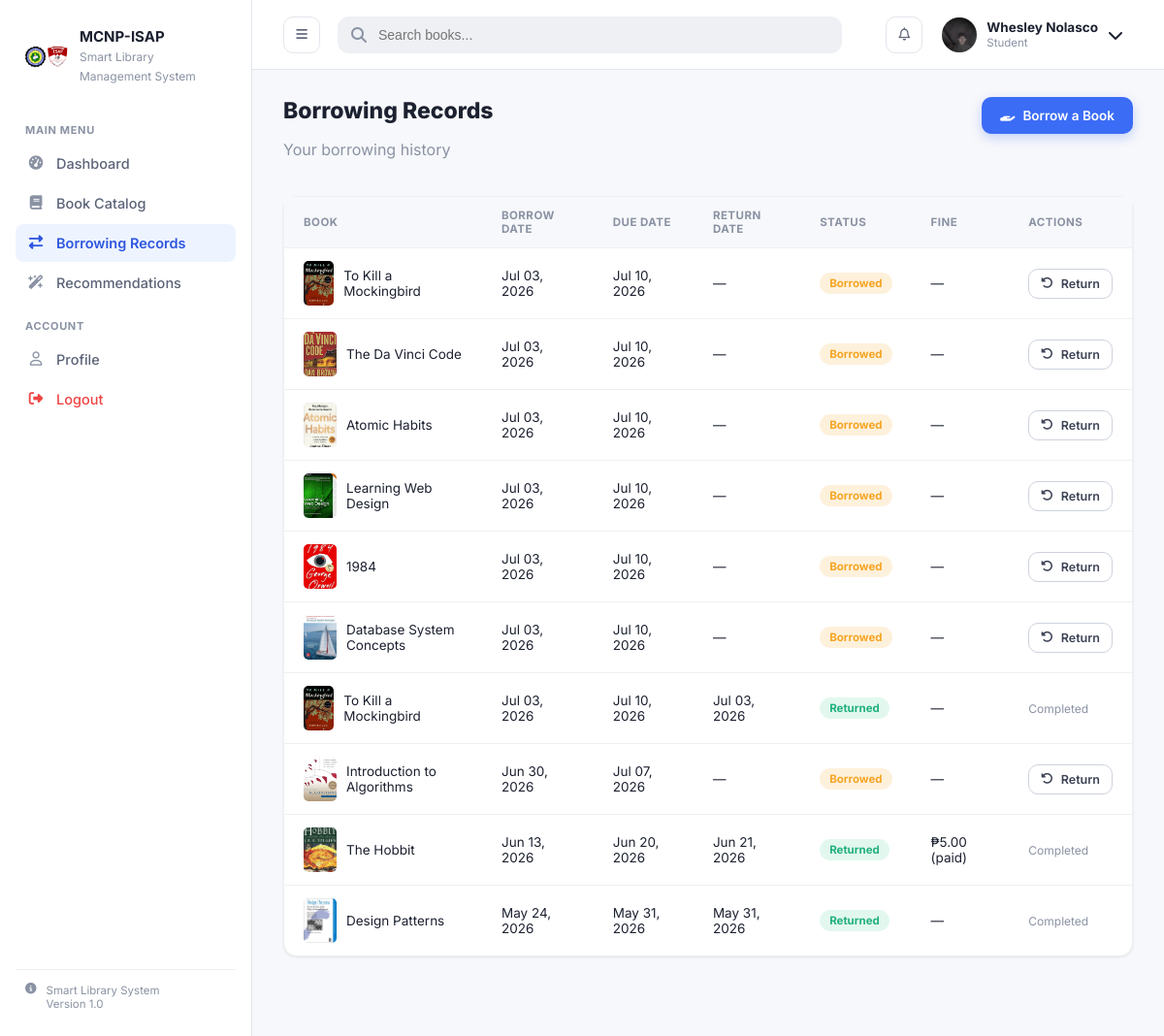
/views/borrowing.php (signed in), run on the app's committed database.
### tables this page shows
CREATE TABLE `borrowing_records` (
  `id` int(10) UNSIGNED NOT NULL,
  `student_id` int(10) UNSIGNED NOT NULL,
  `book_id` int(10) UNSIGNED NOT NULL,
  `borrow_date` date NOT NULL,
  `due_date` date NOT NULL,
  `return_date` date DEFAULT NULL,
  `status` enum('borrowed','returned','overdue') NOT NULL DEFAULT 'borrowed',
  `fine_amount` decimal(8,2) NOT NULL DEFAULT 0.00,
  `fine_status` enum('none','unpaid','paid') NOT NULL DEFAULT 'none',
  `created_at` datetime NOT NULL DEFAULT current_timestamp()
);

CREATE TABLE `books` (
  `id` int(10) UNSIGNED NOT NULL,
  `isbn` varchar(20) DEFAULT NULL,
  `title` varchar(255) NOT NULL,
  `author` varchar(255) NOT NULL,
  `publisher` varchar(255) DEFAULT NULL,
  `category_id` int(10) UNSIGNED DEFAULT NULL,
  `description` text DEFAULT NULL,
  `year_published` smallint(5) UNSIGNED DEFAULT NULL,
  `language` varchar(50) DEFAULT 'English',
  `total_copies` int(10) UNSIGNED NOT NULL DEFAULT 1,
  `available_copies` int(10) UNSIGNED NOT NULL DEFAULT 1,
  `cover_image` varchar(255) DEFAULT NULL,
  `tags` varchar(500) DEFAULT NULL,
  `created_at` datetime NOT NULL DEFAULT current_timestamp(),
  `updated_at` datetime NOT NULL DEFAULT current_timestamp() ON UPDATE current_timestamp()
);

### config/config.php (called while the page is built, shortened)
<?php
spl_autoload_register(function ($class) {
    $file = BASE_PATH . '/classes/' . $class . '.php';
});
require_once BASE_PATH . '/config/Database.php';
require_once BASE_PATH . '/includes/functions.php';

### config/Database.php (called while the page is built, shortened)
<?php
class Database
{
    private static ?Database $instance = null;
    private PDO $conn;
    private function __construct()
    {
        $dsn = 'mysql:host=' . DB_HOST . ';dbname=' . DB_NAME . ';charset=' . DB_CHARSET;
        try {
            $this->conn = new PDO($dsn, DB_USER, DB_PASS, [
                PDO::ATTR_ERRMODE            => PDO::ERRMODE_EXCEPTION,
                PDO::ATTR_DEFAULT_FETCH_MODE => PDO::FETCH_ASSOC,
                PDO::ATTR_EMULATE_PREPARES   => false,
            ]);
        } catch (PDOException $e) {
            die('Database connection failed: ' . htmlspecialchars($e->getMessage()));
        }
    }
    public static function getInstance(): Database
    {
        if (self::$instance === null) {
            self::$instance = new self();
        }
        return self::$instance;
    }
    public function getConnection(): PDO
    {
        return $this->conn;
    }
}

### classes/Student.php (called while the page is built, shortened)
<?php
class Student
{
    private PDO $db;
    public function __construct()
    {
        $this->db = Database::getInstance()->getConnection();
    }
    public function findByUserId(int $userId): ?array
    {
        $stmt = $this->db->prepare(
            'SELECT s.*, u.email, u.name
             FROM students s JOIN users u ON u.id = s.user_id
             WHERE s.user_id = :uid'
        );
        $stmt->execute(['uid' => $userId]);
        $row = $stmt->fetch(PDO::FETCH_ASSOC);
        return $row ?: null;
    }
    public function borrowingHistory(int $studentId): array
    {
        $sql = 'SELECT r.*, b.title, b.author, b.cover_image
                FROM borrowing_records r
                JOIN books b ON b.id = r.book_id
                WHERE r.student_id = :sid
                ORDER BY r.borrow_date DESC';
        $stmt = $this->db->prepare($sql);
        $stmt->execute(['sid' => $studentId]);
        return $stmt->fetchAll(PDO::FETCH_ASSOC);
    }
}

### views/borrowing.php (the view, shortened to what this page needs)
<?php
$db = Database::getInstance();
if (isAdmin()) {
    $records = $db->fetchAll(
        'SELECT r.*, b.title, b.author, b.cover_image, u.name AS student_name, s.student_number
         FROM borrowing_records r
         JOIN books b ON b.id = r.book_id
         JOIN students s ON s.id = r.student_id
         JOIN users u ON u.id = s.user_id
         ORDER BY r.borrow_date DESC LIMIT 100'
    );
    $students = $db->fetchAll('SELECT s.id, u.name, s.student_number FROM students s JOIN users u ON u.id = s.user_id ORDER BY u.name');
} else {
    $studentModel = new Student();
    $me = $studentModel->findByUserId($_SESSION['user_id']);
    $records = $me ? $studentModel->borrowingHistory($me['id']) : [];
}
include __DIR__ . '/../includes/header.php';
?>
<div class="page-head">
  <div>
    <h1>Borrowing Records</h1>
    <p class="muted"><?= isAdmin() ? 'All borrow / return transactions' : 'Your borrowing history' ?></p>
  </div>
  <div class="page-head-actions">
    <button class="btn btn-primary" id="btnOpenBorrow"><i class="fa-solid fa-hand-holding"></i> Borrow a Book</button>
  </div>
</div>
<div class="card">
  <div class="card-body no-pad">
    <table class="data-table">
      <thead>
        <tr>
          <th>Book</th>
          <th>Borrow Date</th>
          <th>Due Date</th>
          <th>Return Date</th>
          <th>Status</th>
          <th>Fine</th>
          <th style="width:110px">Actions</th>
        </tr>
      </thead>
      <tbody>
        <?php foreach ($records as $r): ?>
          <tr data-record-id="<?= $r['id'] ?>">
            <td>
              <div class="table-book">
                <img src="<?= $r['cover_image'] ? UPLOAD_COVER_URL . e($r['cover_image']) : DEFAULT_COVER ?>" alt="">
                <span><?= e($r['title']) ?></span>
              </div>
            </td>
            <td><?= formatDate($r['borrow_date']) ?></td>
            <td><?= formatDate($r['due_date']) ?></td>
            <td><?= formatDate($r['return_date']) ?></td>
            <td><?= statusBadge($r['status']) ?></td>
            <td><?= $r['fine_amount'] > 0 ? '₱' . number_format($r['fine_amount'], 2) . ' (' . e($r['fine_status']) . ')' : '—' ?></td>
            <td>
              <?php if (in_array($r['status'], ['borrowed', 'overdue'], true)): ?>
                <button class="btn btn-sm btn-outline btn-return" data-id="<?= $r['id'] ?>"><i class="fa-solid fa-rotate-left"></i> Return</button>
              <?php else: ?>
                <span class="muted small">Completed</span>
              <?php endif; ?>
            </td>
          </tr>
        <?php endforeach; ?>
      </tbody>
    </table>
  </div>
</div>
<?php include __DIR__ . '/../includes/footer.php'; ?>

### includes/functions.php (shortened to what this page needs)
<?php
function e(?string $str): string
{
    return htmlspecialchars($str ?? '', ENT_QUOTES, 'UTF-8');
}
function isLoggedIn(): bool
{
    return isset($_SESSION['user_id']);
}
function isAdmin(): bool
{
    return isLoggedIn() && $_SESSION['role'] === 'admin';
}
function formatDate(?string $date): string
{
    if (!$date) return '—';
    return date('M d, Y', strtotime($date));
}
function statusBadge(string $status): string
{
    $map = [
        'available' => 'badge-success',
        'borrowed'  => 'badge-warning',
        'returned'  => 'badge-success',
        'overdue'   => 'badge-danger',
        'active'    => 'badge-success',
        'inactive'  => 'badge-gray',
    ];
    $class = $map[strtolower($status)] ?? 'badge-gray';
    return '<span class="badge ' . $class . '">' . e(ucfirst($status)) . '</span>';
}

### assets/css/style.css (style rules this page uses)
:root { --blue-50:#eef4ff; --blue-100:#dbe7ff; --blue-500:#3b6cf6; --blue-600:#2f56e0; --blue-700:#2545b8; --gray-50:#f7f8fb; --gray-100:#eef0f4; --gray-200:#e3e6ec; --gray-300:#cdd2dc; --gray-500:#8a92a3; --gray-600:#5c6478; --gray-700:#3d4457; --gray-900:#1c2130; --green-500:#22b07d; --green-100:#e2f8ee; --orange-500:#f5a524; --orange-100:#fef1dc; --red-500:#ef4444; --red-100:#fde3e3; --teal-500:#14b8a6; --teal-100:#dcfbf6; --purple-500:#8b5cf6; --purple-100:#efe6ff; --radius-sm:8px; --radius-md:14px; --radius-lg:20px; --shadow-sm:0 1px 3px rgba(30,41,59,.06), 0 1px 2px rgba(30,41,59,.04); --shadow-md:0 8px 24px rgba(30,41,59,.08); --shadow-lg:0 20px 45px rgba(30,41,59,.14); --sidebar-w:260px; }
* { box-sizing:border-box; }
html,body { margin:0;padding:0; }
body { font-family:'Inter',system-ui,-apple-system,Segoe UI,Roboto,sans-serif; background:var(--gray-50); color:var(--gray-900); -webkit-font-smoothing:antialiased; }
button { font-family:inherit; }
img { max-width:100%;display:block; }
.page-head { display:flex;align-items:flex-start;justify-content:space-between;gap:16px;margin-bottom:22px;flex-wrap:wrap; }
.page-head h1 { font-size:23px;margin:0 0 4px;font-weight:800; }
.muted { color:var(--gray-500); }
.small { font-size:12px; }
.btn { display:inline-flex;align-items:center;gap:8px;justify-content:center; padding:10px 18px;border-radius:10px;font-size:13.5px;font-weight:600;border:1px solid transparent; cursor:pointer;transition:.15s;white-space:nowrap; }
.btn-primary { background:var(--blue-500);color:#fff;box-shadow:0 4px 12px rgba(59,108,246,.28); }
.btn-outline { background:#fff;color:var(--gray-700);border-color:var(--gray-300); }
.btn-sm { padding:7px 12px;font-size:12.5px; }
.card { background:#fff;border-radius:var(--radius-md);border:1px solid var(--gray-100);box-shadow:var(--shadow-sm);margin-bottom:22px; }
.card-body { padding:20px; }
.card-body.no-pad { padding:0; }
.data-table { width:100%;border-collapse:collapse; }
.data-table th { text-align:left;font-size:11.5px;text-transform:uppercase;letter-spacing:.04em;color:var(--gray-500); padding:12px 20px;border-bottom:1px solid var(--gray-100);background:var(--gray-50); }
.data-table td { padding:13px 20px;border-bottom:1px solid var(--gray-100);font-size:13.5px;vertical-align:middle; }
.data-table tr:last-child td { border-bottom:none; }
.table-book { display:flex;align-items:center;gap:10px; }
.table-book img { width:34px;height:46px;object-fit:cover;border-radius:5px;background:var(--gray-100); }
.badge { display:inline-block;padding:4px 10px;border-radius:999px;font-size:11.5px;font-weight:700; }
.badge-success { background:var(--green-100);color:var(--green-500); }
.badge-warning { background:var(--orange-100);color:var(--orange-500); }

### data on the page
borrowing_records: book.cover_image (picture), book.title "To Kill a Mockingbird", borrow_date "Jul 03, 2026", due_date "Jul 10, 2026", return_date "—", status "Borrowed"
borrowing_records: book.cover_image (picture), book.title "The Da Vinci Code", borrow_date "Jul 03, 2026", due_date "Jul 10, 2026", return_date "—", status "Borrowed"
borrowing_records: book.cover_image (picture), book.title "Atomic Habits", borrow_date "Jul 03, 2026", due_date "Jul 10, 2026", return_date "—", status "Borrowed"
borrowing_records: book.cover_image (picture), book.title "Learning Web Design", borrow_date "Jul 03, 2026", due_date "Jul 10, 2026", return_date "—", status "Borrowed"
borrowing_records: book.cover_image (picture), book.title "1984", borrow_date "Jul 03, 2026", due_date "Jul 10, 2026", return_date "—", status "Borrowed"
borrowing_records: book.cover_image (picture), book.title "Database System Concepts", borrow_date "Jul 03, 2026", due_date "Jul 10, 2026", return_date "—", status "Borrowed"
borrowing_records: book.cover_image (picture), book.title "To Kill a Mockingbird", borrow_date "Jul 03, 2026", due_date "Jul 10, 2026", return_date "Jul 03, 2026", status "Returned", shows "Completed"
borrowing_records: book.cover_image (picture), book.title "Introduction to Algorithms", borrow_date "Jun 30, 2026", due_date "Jul 07, 2026", return_date "—", status "Borrowed"
borrowing_records: book.cover_image (picture), book.title "The Hobbit", borrow_date "Jun 13, 2026", due_date "Jun 20, 2026", return_date "Jun 21, 2026", status "Returned", fine_amount "5.00", fine_status "paid", shows "Completed"
borrowing_records: book.cover_image (picture), book.title "Design Patterns", borrow_date "May 24, 2026", due_date "May 31, 2026", return_date "May 31, 2026", status "Returned", shows "Completed"

### other printed values
$_SESSION['name'] "Whesley Nolasco"
$_SESSION['role'] "Student"
